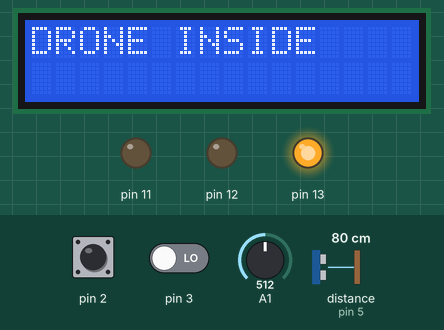
Simulated run of this program. Board: Arduino Uno, built with avr-gcc and run on an emulated ATmega328P. Parts: 16×2 character LCD, output pins drawn as LEDs (lit = HIGH). Wiring (inferred from the names in the program): ultrasonic range finder: trigger pin 4; echo pin 5. Inputs (shaded band) come from the test bench; at power-on: pin 2 LOW, pin 3 LOW, A1 = 512, distance to the obstacle (sensor on pin 5) 80 cm. The echo pulse lasts 58.3 µs per cm; pins used as bus, display or sensor lines are not drawn; what the program prints to the serial monitor is not drawn.

Above: at 1.2 s.
1.3 s: pin 2 pulled HIGH for 0.15 s
2.9 s: pin 3 driven HIGH
7.1 s: pin 2 pulled HIGH for 3.2 s
At 10.1 s:
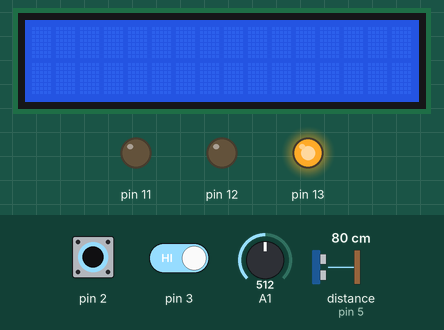
11.8 s: A1 set to 40
13.3 s: pin 3 driven LOW
Timing chart, 0 to 15.8 s (numbered marks = the images above; inputs shaded):
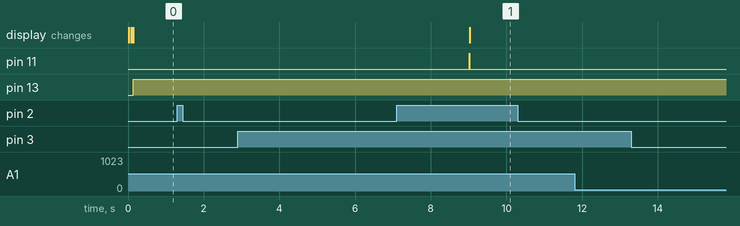

The program:

main.cpp
```cpp
#include "Kernel/kernel.h"
#include "config.h"
#include "core.h"
#include "Kernel/Scheduler.h"

Scheduler sched;

void setup() {
  initCore();
  changeState(INIT_STATE);
  Serial.begin(9600);
}

void loop(){
  updateStateTime();
  switch (getCurrentState()) {
  case INIT_STATE:
    initState();
    break;
  case RUNNING_STATE:
    runningState();
    break;
  }
}
```

Button.cpp
```cpp
#include "Button.h"
#include "Arduino.h"

Button::Button(int pin){
  this->pin = pin;
  pinMode(pin, INPUT);
}

bool Button::isPressed(){
  return digitalRead(pin) == HIGH;
}
```

Button.h
```cpp
#ifndef __BUTTONIMPL__
#define __BUTTONIMPL__

class Button {

public:
  Button(int pin);
  bool isPressed();

private:
  int pin;

};

#endif
```

Led.cpp
```cpp
#include "Led.h"
#include "Arduino.h"

Led::Led(int pin){
  this->pin = pin;
  pinMode(pin,OUTPUT);
}

void Led::switchOn(){
  digitalWrite(pin,HIGH);
}

void Led::switchOff(){
  digitalWrite(pin,LOW);
};
```

Led.h
```cpp
#ifndef __LED__
#define __LED__

class Led {
public:
  Led(int pin);
  void switchOn();
  void switchOff();
private:
  int pin;
};

#endif
```

PIRSensor.cpp
```cpp
#include "PIRSensor.h"
#include "Arduino.h"

PIRSensor::PIRSensor(int pin){
  this->pin = pin;
  pinMode(pin, INPUT);
}

bool PIRSensor::isMotionDetected(){
  return digitalRead(pin) == HIGH;
}
```

PIRSensor.h
```cpp
#ifndef __PIRSENSOR__
#define __PIRSENSOR__

class PIRSensor {

  int pin;

public:
  PIRSensor(int pin);
  bool isMotionDetected();
};

#endif
```

ServoMotor.cpp
```cpp
#include "ServoMotor.h"
#include <Arduino.h>

ServoMotor::ServoMotor(int pin){
  this->pin = pin;
  _on = false;
  pinMode(pin, OUTPUT);
}

void ServoMotor::on(){
  _on = true;
}

bool ServoMotor::isOn(){
  return _on;
}

void ServoMotor::setPosition(int angle){
  if (angle > 180){
    angle = 180;
  } else if (angle < 0){
    angle = 0;
  }
  if (_on) {
    int pulseWidth = map(angle, 0, 180, 600, 2500);
    digitalWrite(pin, HIGH);
    delayMicroseconds(pulseWidth);
    digitalWrite(pin, LOW);
    delay(20 - (pulseWidth / 1000));
  }
}

void ServoMotor::off(){
  _on = false;
  digitalWrite(pin, LOW);
}
```

ServoMotor.h
```cpp
#ifndef __SERVO_MOTOR__
#define __SERVO_MOTOR__

#include <Arduino.h>

class ServoMotor {

public:
  ServoMotor(int pin);

  void on();
  bool isOn();
  void setPosition(int angle);
  void off();

private:
  int pin;
  bool _on;
};

#endif
```

TempSensor.h
```cpp
#ifndef __TEMP_SENSOR__
#define __TEMP_SENSOR__

class TempSensor {
public:
  virtual float getTemperature() = 0;
};

#endif
```

TempSensorLM35.cpp
```cpp
#include "TempSensorLM35.h"
#include <Arduino.h>

TempSensorLM35::TempSensorLM35(int pin){
  this->pin = pin;
}

float TempSensorLM35::getTemperature(){
  int reading = analogRead(pin);
  float voltage = reading * (5.0 / 1024.0);
  float temperatureC = voltage * 100.0;
  return temperatureC;
}
```

TempSensorLM35.h
```cpp
#ifndef __TEMP_SENSOR_LM35__
#define __TEMP_SENSOR_LM35__

#include "TempSensor.h"

class TempSensorLM35 : public TempSensor {

public:
  TempSensorLM35(int pin);
  float getTemperature() override;

private:
  int pin;
};

#endif
```

TempSensorTMP36.cpp
```cpp
#include "TempSensorTMP36.h"
#include <Arduino.h>

TempSensorTMP36::TempSensorTMP36(int pin){
  this->pin = pin;
}

float TempSensorTMP36::getTemperature(){
  int reading = analogRead(pin);
  float voltage = reading * (5.0 / 1024.0);
  float temperatureC = (voltage - 0.5) * 100.0;
  return temperatureC;
}
```

TempSensorTMP36.h
```cpp
#ifndef __TEMP_SENSOR_TMP36__
#define __TEMP_SENSOR_TMP36__

#include "TempSensor.h"

class TempSensorTMP36 : public TempSensor {

public:
  TempSensorTMP36(int pin);
  float getTemperature() override;

private:
  int pin;
};

#endif
```

UltrasonicSensor.cpp
```cpp
#include "UltrasonicSensor.h"
#include "Arduino.h"

UltrasonicSensor::UltrasonicSensor(int trigPin, int echoPin){
  this->trigPin = trigPin;
  this->echoPin = echoPin;
  pinMode(trigPin, OUTPUT);
  pinMode(echoPin, INPUT);
}

float UltrasonicSensor::getDistance(){
  // Send 10us pulse to trigger
  digitalWrite(trigPin, LOW);
  delayMicroseconds(2);
  digitalWrite(trigPin, HIGH);
  delayMicroseconds(10);
  digitalWrite(trigPin, LOW);

  // Read echo pulse duration
  long duration = pulseIn(echoPin, HIGH, 30000); // 30ms timeout

  // Calculate distance in cm (speed of sound = 343 m/s = 0.0343 cm/us)
  // Distance = (duration / 2) * 0.0343
  float distance = duration * 0.01715;

  return distance;
}
```

UltrasonicSensor.h
```cpp
#ifndef __ULTRASONICSENSOR__
#define __ULTRASONICSENSOR__

class UltrasonicSensor {

  int trigPin;
  int echoPin;

public:
  UltrasonicSensor(int trigPin, int echoPin);
  float getDistance(); // Returns distance in cm
};

#endif
```

Scheduler.cpp
```cpp
#include "Scheduler.h"
#include <TimerOne.h>

volatile bool timerFlag;

void timerHandler(void){
  timerFlag = true;
}

void Scheduler::init(int basePeriod){
  this->basePeriod = basePeriod;
  timerFlag = false;
  long period = 1000l*basePeriod;
  Timer1.initialize(period);
  Timer1.attachInterrupt(timerHandler);
  nTasks = 0;
}

bool Scheduler::addTask(Task* task){
  if (nTasks < MAX_TASKS-1){
    taskList[nTasks] = task;
    nTasks++;
    return true;
  } else {
    return false;
  }
}

void Scheduler::schedule(){
  while (!timerFlag){}
  timerFlag = false;

  for (int i = 0; i < nTasks; i++){
    if (taskList[i]->isActive() && taskList[i]->updateAndCheckTime(basePeriod)){
      taskList[i]->tick();
    }
  }
}
```

Scheduler.h
```cpp
#ifndef __SCHEDULER__
#define __SCHEDULER__

#include "../Tasks/Task.h"

#define MAX_TASKS 50

class Scheduler {

  int basePeriod;
  int nTasks;
  Task* taskList[MAX_TASKS];

public:
  void init(int basePeriod);
  virtual bool addTask(Task* task);
  virtual void schedule();
};

#endif
```

kernel.cpp
```cpp
#include "kernel.h"

/* current state */
int currentState;

/* time in which the system entered in current state */
long enteredStateTime;

/* how long the system is in current state */
long currentTimeInState;

/* flag which is true if it is the first cycle in that state */
bool firstCheckInState;

/* state management procedures */

int getCurrentState(){
  return currentState;
}

long getCurrentTimeInState(){
  return currentTimeInState;
}

long getEnteredStateTime(){
  return enteredStateTime;
}

bool isJustEnteredInState(){
  bool com = firstCheckInState;
  firstCheckInState = false;
  return com;
}

void changeState(int new_state){
  currentState = new_state;
  enteredStateTime = millis();
  firstCheckInState = true;
}

void updateStateTime(){
  currentTimeInState = millis() - enteredStateTime;
}

void logMsg(const String& msg){
  #ifdef DEBUG
  Serial.println(msg);
  #endif
}
```

kernel.h
```cpp
    #ifndef __KERNEL__
    #define __KERNEL__

    #include "Arduino.h"

    #define DEBUG

    /* general state management procedure */

    void initKernel();
    void updateStateTime();
    void changeState(int new_state);

    int getCurrentState();
    long getCurrentTimeInState();
    long getEnteredStateTime();
    bool isJustEnteredInState();

    /* for debugging */
    void logMsg(const String& msg);

    #endif
```

BlinkTask.cpp
```cpp
#include "BlinkTask.h"

BlinkTask::BlinkTask(int pin){
  this->pin = pin;
}

void BlinkTask::init(int period){
  Task::init(period);
  led = new Led(pin);
  state = OFF;
}

void BlinkTask::tick(){
  switch (state){
    case ON:
      // Stay on, do nothing
      break;
    case OFF:
      // Stay off, do nothing
      break;
    case BLINK_OFF:
      led->switchOn();
      state = BLINK_ON;
      break;
    case BLINK_ON:
      led->switchOff();
      state = BLINK_OFF;
      break;
  }
}

void BlinkTask::on() {
  led->switchOn();
  state = ON;
}

void BlinkTask::off() {
  led->switchOff();
  state = OFF;
}

void BlinkTask::blink() {
  state = BLINK_OFF;
}
```

BlinkTask.h
```cpp
#ifndef __BLINKTASK__
#define __BLINKTASK__

#include "Task.h"
#include "../Devices/Led.h"

class BlinkTask: public Task {

  int pin;
  Led* led;
  enum { ON, OFF, BLINK_ON, BLINK_OFF } state;

public:

  BlinkTask(int pin);
  void init(int period);
  void tick();
  void on();
  void off();
  void blink();
};

#endif
```

ButtonTask.cpp
```cpp
#include "ButtonTask.h"
#include "Arduino.h"

ButtonTask::ButtonTask(int pin){
  this->pin = pin;
}

void ButtonTask::init(int period){
  Task::init(period);
  button = new Button(pin);
  state = NOT_PRESSED;
}

void ButtonTask::tick(){
  if(button->isPressed() && state == NOT_PRESSED) {
    Serial.println("Button is pressed");
    state = PRESSED;
  } else if (!button->isPressed() && state == PRESSED){
    Serial.println("Button is not pressed");
    state = NOT_PRESSED;
  }
}

bool ButtonTask::isButtonPressed(){
  return state == PRESSED;
}
```

ButtonTask.h
```cpp
#ifndef __BUTTONTASK__
#define __BUTTONTASK__

#include "Task.h"
#include "../Devices/Button.h"

class ButtonTask: public Task {

  int pin;
  enum { PRESSED, NOT_PRESSED} state;
  Button* button;

public:

  ButtonTask(int pin);
  void init(int period);
  void tick();
  bool isButtonPressed();
};

#endif
```

DroneHangarTask.cpp
```cpp
#include "DroneHangarTask.h"
#include "Arduino.h"
#include "../Kernel/kernel.h"

DroneHangarTask::DroneHangarTask(LCDTask* lcd, BlinkTask* led1, BlinkTask* led2, BlinkTask* led3, ButtonTask* button, PIRTask* pirSensor,
  ServoTask* servoMotor, UltrasonicTask* ultrasonicSensor, TempTask* tempTask)
: lcd(lcd), led1(led1), led2(led2), led3(led3), button(button), pirSensor(pirSensor), servoMotor(servoMotor), ultrasonicSensor(ultrasonicSensor), tempTask(tempTask) {
  serialBuffer = "";
}

void DroneHangarTask::init(int period){
  Task::init(period);
  state = DRONE_INSIDE;
  lastState = -1;
  takeoffCheckStartTime = 0;
  landingCheckStartTime = 0;
}

String DroneHangarTask::readSerialCommand() {
  while (Serial.available()) {
    char c = Serial.read();
    if (c == '\n') {
      String cmd = serialBuffer;
      cmd.trim();
      serialBuffer = "";
      return cmd;
    } else {
      serialBuffer += c;
    }
  }
  return "";
}

void DroneHangarTask::sendState(const char* stateStr) {
  Serial.println(stateStr);
}

void DroneHangarTask::handleStatusRequest() {
  switch(state) {
    case DRONE_INSIDE:
      sendState(RESP_INSIDE);
      break;
    case TAKE_OFF:
    case TAKE_OFF_CHECK:
      sendState(RESP_TAKEOFF);
      break;
    case DRONE_OUT:
    case DETECT:
      sendState(RESP_OUTSIDE);
      break;
    case LANDING:
    case LANDING_CHECK:
      sendState(RESP_LANDING);
      break;
  }
}

bool DroneHangarTask::justEnteredState(int newState) {
  if (lastState != newState) {
    lastState = newState;
    return true;
  }
  return false;
}

void DroneHangarTask::tick(){
  String cmd = readSerialCommand();

  // Handle status request in any state
  if (cmd == CMD_STATUS) {
    if (tempTask->isInAlarm()) {
      sendState(RESP_ALARM);
    } else {
      handleStatusRequest();
    }
    return;
  }
  if (tempTask->isInPreAlarm() && !tempTask->isInAlarm()) {
    sendState(RESP_PREALARM);
  } else if (!tempTask->isInPreAlarm() && !tempTask->isInAlarm() && !tempTask->isHighTemp()) {
    sendState(RESP_NORMAL);
  }
  if (!tempTask->isInAlarm()) {
    switch(state){
      case DRONE_INSIDE:
        if (justEnteredState(DRONE_INSIDE)) {
          lcd->clear();
          lcd->printLCD("DRONE INSIDE", 0, 0);
          led1->on();
          led2->off();
          led3->off();
        }
        if (cmd == CMD_TAKEOFF && !tempTask->isInPreAlarm()) {
          sendState(RESP_TAKEOFF);
          state = TAKE_OFF;
        }
        break;

      case TAKE_OFF:
        servoMotor->open();
        if (justEnteredState(TAKE_OFF)) {
          led2->blink();
          lcd->clear();
          lcd->printLCD("TAKE OFF", 0, 0);
        }
        if (ultrasonicSensor->getDistance() > D1) {
          state = TAKE_OFF_CHECK;
        }
        break;

      case TAKE_OFF_CHECK:
        if (justEnteredState(TAKE_OFF_CHECK)) {
          takeoffCheckStartTime = millis();
        }

        if (ultrasonicSensor->getDistance() < D1) {
          // Distance dropped below threshold, drone didn't leave
          led2->off();
          servoMotor->close();
          sendState(RESP_INSIDE);
          state = DRONE_INSIDE;
        } else if (millis() - takeoffCheckStartTime >= T1) {
          // Distance stayed above D1 for T1 seconds
          led2->off();
          servoMotor->close();
          lcd->clear();
          sendState(RESP_OUTSIDE);
          state = DRONE_OUT;
        }
        break;

      case DRONE_OUT:
        if (justEnteredState(DRONE_OUT)) {
          lcd->clear();
          lcd->printLCD("DRONE OUT", 0, 0);
          led2->off(); // LED should not blink when drone is outside
        }
        if (cmd == CMD_LAND && !tempTask->isInPreAlarm()) {
          state = DETECT;
        }
        break;

      case DETECT:
        if (justEnteredState(DETECT)) {
        }
        if(pirSensor->isMotionDetected()) {
          servoMotor->open();
          sendState(RESP_LANDING);
          state = LANDING;
        }
        break;

      case LANDING: {
        if (justEnteredState(LANDING)) {
          led2->blink();
          // lcd->clear();
          // lcd->printLCD("Landing", 0, 0);
        }
        float distance = ultrasonicSensor->getDistance();
        Serial.print(RESP_DIST_PREFIX);
        Serial.println(distance);
        if (distance < D2) {
          landingCheckStartTime = millis();
          state = LANDING_CHECK;
        }
        break;
      }

      case LANDING_CHECK:
        if (justEnteredState(LANDING_CHECK)) {
          // lcd->clear();
          // lcd->printLCD("Landing check", 0, 0);
        }

        float distance = ultrasonicSensor->getDistance();
        Serial.print(RESP_DIST_PREFIX);
        Serial.println(distance);

        if (distance > D2) {
          // Distance increased, drone bounced up
          state = LANDING;
        } else if (millis() - landingCheckStartTime >= T2) {
          // Distance stayed below D2 for T2 seconds, drone landed
          led2->off();
          lcd->clear();
          servoMotor->close();
          sendState(RESP_INSIDE);
          state = DRONE_INSIDE;
        }
        break;
    }
  }
}
```

DroneHangarTask.h
```cpp
#ifndef _DroneHangarTask_
#define _DroneHangarTask_

#include "Task.h"
#include "../config.h"
#include "../Tasks/LCDTask.h"
#include "../Tasks/BlinkTask.h"
#include "../Tasks/ButtonTask.h"
#include "../Tasks/PIRTask.h"
#include "../Tasks/ServoTask.h"
#include "../Tasks/UltrasonicTask.h"
#include "../Tasks/TempTask.h"


class DroneHangarTask: public Task {

    enum { DRONE_INSIDE, TAKE_OFF, TAKE_OFF_CHECK, DRONE_OUT, DETECT, LANDING, LANDING_CHECK} state;
    int lastState;

    LCDTask* lcd;
    BlinkTask* led1;
    BlinkTask* led2;
    BlinkTask* led3;
    ButtonTask* button;
    PIRTask* pirSensor;
    ServoTask* servoMotor;
    UltrasonicTask* ultrasonicSensor;
    TempTask* tempTask;

    String serialBuffer;
    unsigned long takeoffCheckStartTime;
    unsigned long landingCheckStartTime;

    String readSerialCommand();
    void sendState(const char* state);
    void handleStatusRequest();
    bool justEnteredState(int newState); // Helper to detect state entry

public:
  DroneHangarTask(LCDTask* lcd, BlinkTask* led1, BlinkTask* led2, BlinkTask* led3, ButtonTask* button, PIRTask* pirSensor, ServoTask* servoMotor,
    UltrasonicTask* ultrasonicSensor, TempTask* tempTask);
  void init(int period);
  void tick();
};


#endif
```

PIRTask.cpp
```cpp
#include "PIRTask.h"
#include "Arduino.h"

PIRTask::PIRTask(int pin){
  this->sensor = new PIRSensor(pin);
  this->lastMotionState = false;
}

void PIRTask::init(int period){
  Task::init(period);
}

void PIRTask::tick(){
  bool motionDetected = sensor->isMotionDetected();

  // Only print when state changes
  if (motionDetected != lastMotionState){
    if (motionDetected){
      Serial.println("Motion DETECTED!");
    } else {
      Serial.println("Motion stopped");
    }
    lastMotionState = motionDetected;
  }
}

boolean PIRTask::isMotionDetected() {
  return sensor->isMotionDetected();
}
```

PIRTask.h
```cpp
#ifndef __PIRTASK__
#define __PIRTASK__

#include "Task.h"
#include "../Devices/PIRSensor.h"

class PIRTask: public Task {

  PIRSensor* sensor;
  bool lastMotionState;

public:

  PIRTask(int pin);
  void init(int period);
  void tick();
  bool isMotionDetected();
};

#endif
```

ServoTask.cpp
```cpp
#include "ServoTask.h"
#include "Arduino.h"

ServoTask::ServoTask(int pin){
  this->pin = pin;
}

void ServoTask::init(int period){
  Task::init(period);
  servo = new ServoMotor(pin);
  servo->on();
  state = CLOSED;
  servo->setPosition(0);
}

void ServoTask::tick(){
  switch(state) {
    case CLOSED:
      servo->setPosition(0);
      break;
    case OPEN:
      servo->setPosition(180);
      break;
  }
}

void ServoTask::open(){
  state = OPEN;
}

void ServoTask::close(){
  state = CLOSED;
}
```

ServoTask.h
```cpp
#ifndef __SERVOTASK__
#define __SERVOTASK__

#include "Task.h"
#include "../Devices/ServoMotor.h"

class ServoTask: public Task {

  int pin;
  enum { CLOSED, OPEN } state;
  ServoMotor* servo;

public:

  ServoTask(int pin);
  void init(int period);
  void tick();
  void open();
  void close();
};

#endif
```

Task.h
```cpp
#ifndef __TASK__
#define __TASK__

class Task {
  int myPeriod;
  int timeElapsed;
  bool active;

public:
  virtual void init(int period){
    myPeriod = period;
    timeElapsed = 0;
    active = true;
  }

  virtual void tick() = 0;

  bool updateAndCheckTime(int basePeriod){
    timeElapsed += basePeriod;
    if (timeElapsed >= myPeriod){
      timeElapsed = 0;
      return true;
    } else {
      return false;
    }
  }

  bool isActive(){
    return active;
  }

  void setActive(bool active){
    this->active = active;
  }

};

#endif
```

TempTask.h
```cpp
#ifndef __TEMPTASK__
#define __TEMPTASK__

#include "Task.h"
#include "../Devices/TempSensor.h"
#include "../config.h"
#include "../Kernel/kernel.h"
#include "../Tasks/ButtonTask.h"
#include "../Tasks/ServoTask.h"
#include "../Tasks/BlinkTask.h"
#include "../Tasks/LCDTask.h"

class TempTask: public Task {

  enum { NORMAL, HIGHTEMP, PREALARM, VERYHIGHTEMP, ALARM} state;

  TempSensor* sensor;
  ButtonTask* button;
  ServoTask* servo;
  BlinkTask* led;
  LCDTask* lcd;

  unsigned long highTempStartTime;
  unsigned long veryHighTempStartTime;

public:

  TempTask(int pin, ButtonTask* button, ServoTask* servo, BlinkTask* led, LCDTask* lcd);
  void init(int period);
  void tick();
  bool isHighTemp();
  bool isInAlarm();
  bool isInPreAlarm();
};

#endif
```

UltrasonicTask.cpp
```cpp
#include "UltrasonicTask.h"
#include "Arduino.h"

float distance = 0;

UltrasonicTask::UltrasonicTask(int trigPin, int echoPin){
  this->sensor = new UltrasonicSensor(trigPin, echoPin);
}

void UltrasonicTask::init(int period){
  Task::init(period);
}

void UltrasonicTask::tick(){
  distance = sensor->getDistance();
  Serial.print("Distance: ");
  Serial.print(distance);
  Serial.println(" cm");
}

int UltrasonicTask::getDistance() {
    return distance;
}
```

Source omitted: TempTask.cpp (1878 bytes), UltrasonicTask.h (310 bytes), core.cpp (1845 bytes), core.h (176 bytes), config.h (766 bytes), LCD.cpp (512 bytes), LCD.h (341 bytes), LCDTask.cpp (394 bytes), LCDTask.h (308 bytes)

Measured:
- after the input at 1.3 s, every drawn part: stays the same
- after the input at 2.9 s, every drawn part: stays the same
- after the input at 7.1 s, the display: changes after 1.9 s (image 1)
- after the input at 11.8 s, every drawn part: stays the same
- after the input at 13.3 s, every drawn part: stays the same
